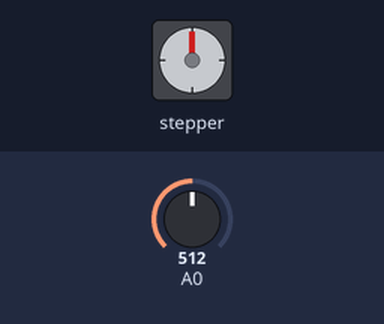
Recording of a sketch running on a simulated Arduino Uno, built with avr-gcc and run on an emulated ATmega328P. Parts: stepper motor. Inputs (shaded band) come from the test bench; at power-on: A0 = 512. Stepper angles assume 200 steps per turn.

Above: at 1.2 s.
1.3 s: A0 set to 521
At 1.76 s:
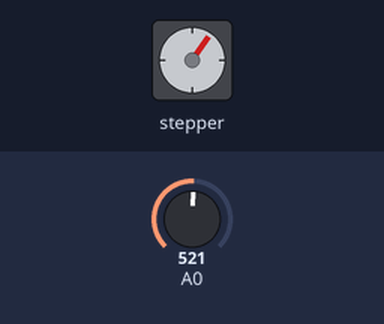
4.3 s: A0 set to 511
At 4.8 s:
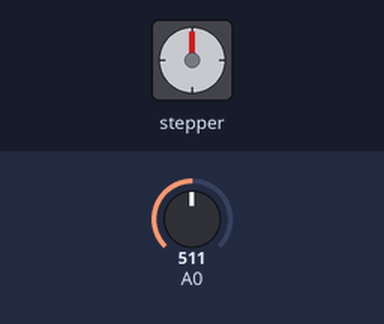
5.9 s: A0 set to 716
At 6.36 s:
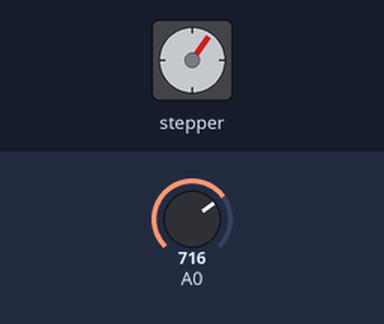
8.9 s: A0 set to 502
At 9.4 s:
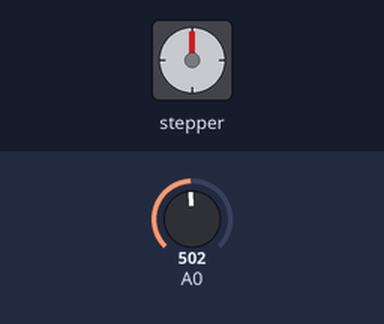
Timing chart, 0 to 11.5 s (numbered marks = the images above; inputs shaded):
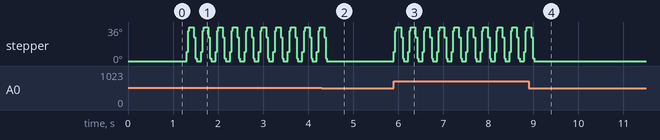

The sketch:

stepper_control.ino
```cpp
#include <Stepper.h>
const int stepsPerRevolution = 200;
Stepper myStepper(stepsPerRevolution, 5, 6, 10, 11);
int motorSpeed = 100;
int threshold = 512;

void setup()
{
  myStepper.setSpeed(motorSpeed);
}

void loop()
{
  int inp = analogRead(A0);
  if(inp > threshold)
  {
    myStepper.step(20);
    delay(100);
    myStepper.step(-20);
    delay(100);
  }
  digitalWrite(5,LOW);
  digitalWrite(6,LOW);
  digitalWrite(10,LOW);
  digitalWrite(11,LOW);
}
```

Measured:
- the behaviour switches between 512 and 513 on A0 (found by bisection; images 0 and 1)
- after the input at 1.3 s, stepper: 0° → 10° at once, then repeats every 0.32 s: 32° 0.02 s, 36° 0.11 s, 25° 0.04 s, 3° 0.02 s, 0° 0.10 s, 10° 0.04 s
- after the input at 4.3 s, stepper: goes on until 4.4 s, then stays 0°
- after the input at 5.9 s, stepper: 0° → 10° at once, then repeats every 0.32 s: 32° 0.02 s, 36° 0.11 s, 25° 0.04 s, 3° 0.02 s, 0° 0.10 s, 10° 0.04 s
- after the input at 8.9 s, stepper: goes on until 9.0 s, then stays 0°
